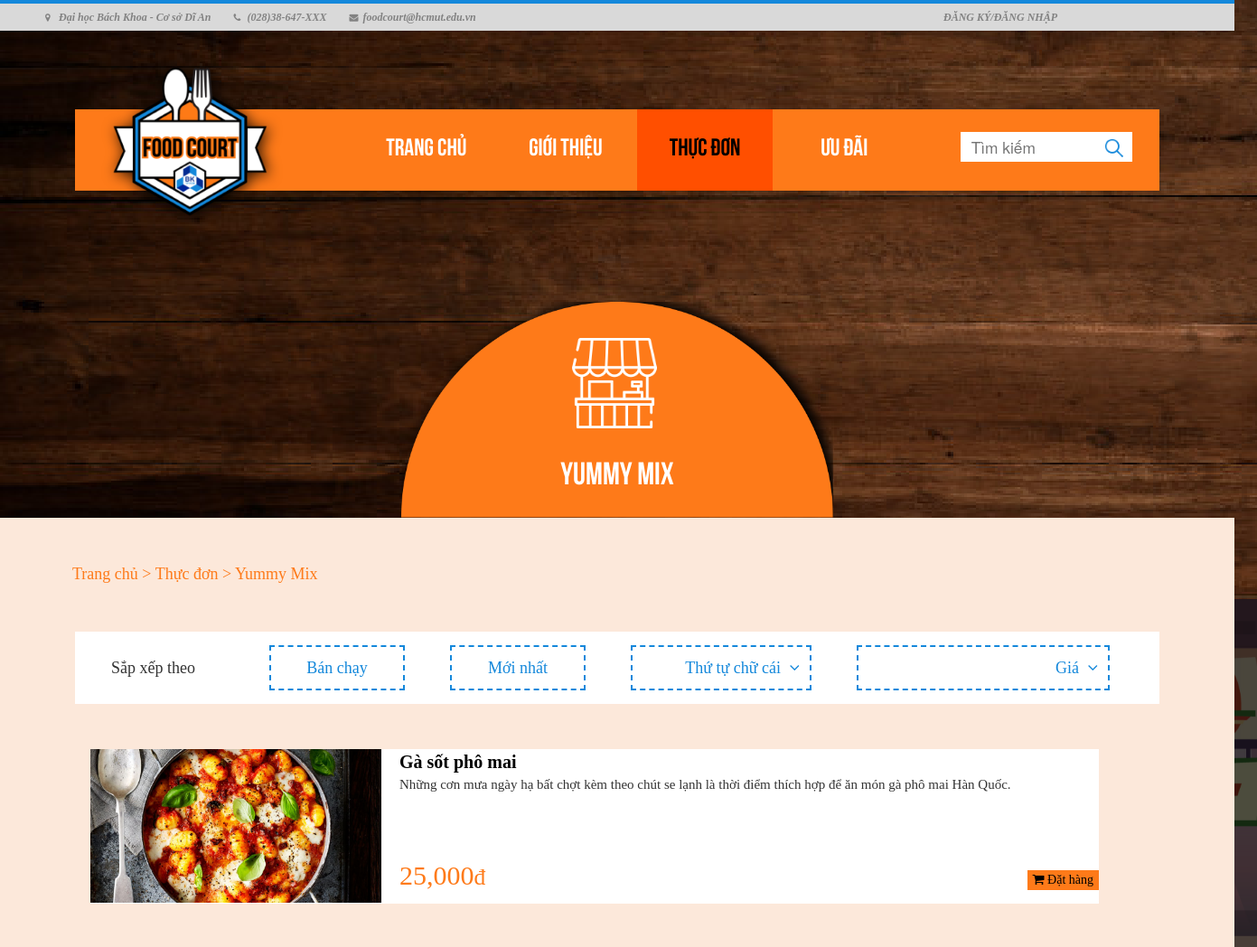
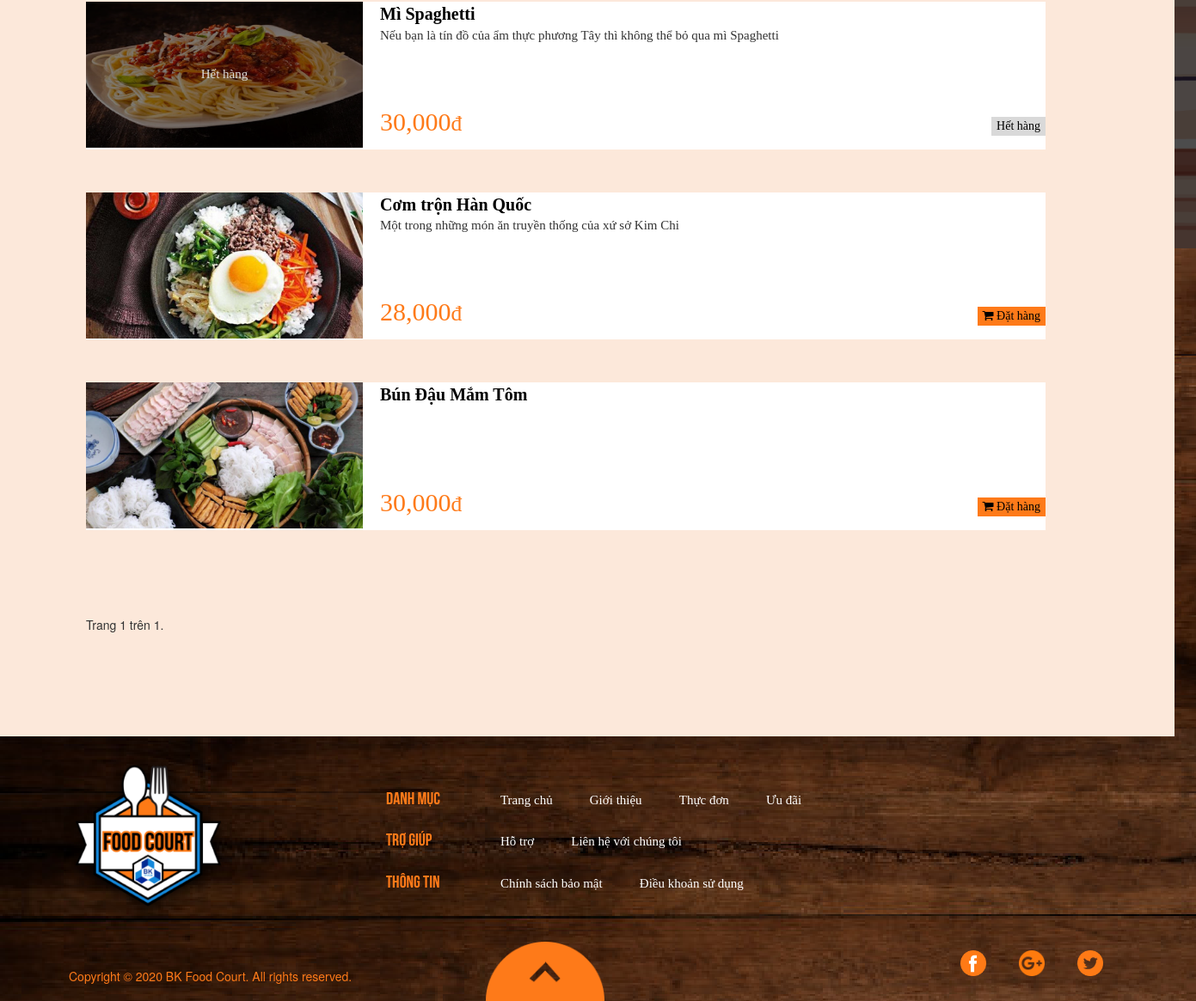
Screenshot of /stall-menu/1/ with the database file from the repository (2 pictures, top to bottom).
### webapp/models.py (models this page shows, shortened)
class Menu(models.Model):
    stallname = models.CharField(max_length=500)
    owner = models.CharField(max_length=50, blank=True)
    contact_phone = models.CharField(max_length=20, blank=True)
    def get_absolute_url(self):
        return reverse("stall-menu",kwargs={"id":self.id})

class Item(models.Model):
    name = models.CharField(max_length=500)
    image = models.ImageField(default='default.png', upload_to='profile_pics')
    description = models.TextField(blank=True, max_length=300)
    price = models.DecimalField(max_digits=8, decimal_places=0)
    available = models.BooleanField(default=True)
    belongs_to_stall = models.ForeignKey(Menu, on_delete=models.CASCADE)
    def get_absolute_url(self):
        return reverse("item-info",kwargs={"id":self.id})

### webapp/views.py (the view)
# urls.py: path('stall-menu/<int:id>/', web_views.menustall, name='stall-menu'),
def menustall(request, id):
    stall = get_object_or_404(Menu, id=id)
    if request.user.is_authenticated:
        order, created = Order.objects.get_or_create(order_by=request.user, status="ONGOING")
    else:
        order = "none"
    items = Item.objects.filter(belongs_to_stall=stall)
    query_list = items
    query = request.GET.get('query')
    if query:
        query_list = query_list.filter(name__icontains=query)
    if len(query_list) == 0 or query == "":
        none = 'True'
    else:
        none = 'False'
    paginator = Paginator(query_list, 10)
    page_number = request.GET.get('page')
    page_obj = paginator.get_page(page_number)
    context = {
        'none' : none,
        'stall': stall,
        'order' : order,
        'page_obj': page_obj
    }
    return render(request, 'webapp/menustall.html', context)

### webapp/templates/webapp/menustall.html (shortened to what this page needs)
{% load static %}
{% load humanize %}
<!DOCTYPE html>
<html>
    <head>
        <link rel="stylesheet" type="text/css" href="{% static 'webapp/styles/menustall.css' %}">
        <link rel="stylesheet" href="{% static 'webapp/styles/bootstrap.min.css' %}">
        <link rel="stylesheet" href="{% static 'webapp/styles/font-awesome.min.css' %}">
        <link rel="stylesheet" href="https://unpkg.com/purecss@2.0.3/build/pure-min.css">
        <link rel="stylesheet" href="https://maxcdn.bootstrapcdn.com/bootstrap/3.4.1/css/bootstrap.min.css">
    </head>
    <body>
	 <div class="contact-imfo-box">
		<div class="container">
			<p class="lead">
				<i class="fa fa-map-marker"></i>Đại học Bách Khoa - Cơ sở Dĩ An
			</p>
			<p class="lead">
				<i class="fa fa-phone"></i>(028)38-647-XXX
			</p>
			<p class="lead">
				<i class="fa fa-envelope"></i>foodcourt@hcmut.edu.vn
			</p>
			{% if user.is_authenticated %}
			<div class="row account">
				<a id="acc" href="#">
					<p class="lead" onclick="showAccOptions()">{{ user.username }}</p>
					<div id ="op-active" class="acc-options">
						<ul>
							{% if user.is_superuser == True or user.is_staff == True %}
							<li><a href="{% url 'admin:index' %}">Quản trị viên</a></li>
							{% endif %}
							{% if user.is_authenticated %}
							{% for group in request.user.groups.all %}
								{% if group.name == 'Customer' %}
									<li><a href="{% url 'profile' %}">Thông tin tài khoản</a></li>
								{% endif %}
								{% if group.name == 'Manager' %}
                                <li><a href="{{ request.user.manager.own_stall.get_absolute_url }}">Chỉnh sửa Menu</a></li>
								{% endif %}
							{% endfor %}
							{% endif %}
							<li><a href="{% url 'logout-page' %}?next={% url 'home-page' %}">Đăng xuất</a></li>
						</ul>
					</div>
				</a>
				<i class="fa fa-user"></i>
			</div>
			{% else %}
            <div class="row account">
				<a href="{% url 'login-page' %}">
					<p>ĐĂNG KÝ/ĐĂNG NHẬP</p>
				</a>
			</div>
			{% endif %}
        </div>
    </div>
        <header>
                <ul>
                    <li><a href="{% url 'home-page' %}">Trang chủ</a></li>
                    <li><a href="{% url 'about' %}">Giới thiệu</a></li>
                    <li><a href="{% url 'main-menu' %}" class="active">Thực đơn</a></li>
                    <li><a href="{% url 'preference' %}">Ưu đãi</a></li>
                </ul>
                <div class="search">
                    <form method="GET" action="">
                        <input type="text" name="query" placeholder="  Tìm kiếm">
                        <button type='submit'><img src="{% static 'webapp/images/search.png' %}"></button>
                    </form>
                </div>
                <div class="logo_area">
                    <a href="{% url 'home-page' %}"><img src="{% static 'webapp/images/logo.png' %}" alt=""/></a>
                </div>
        </header>
        <div style="position: relative;">
            <div class="stall_icon">
                <img src="{% static 'webapp/images/stall-icon.png' %}" width="100px"/>
            </div>
            <div class="stall_name">
                <a href="{{ stall.get_absolute_url }}">{{ stall.stallname }}</a>
            </div>
        </div>
        <section class="back_area">
            <div class="text_heading">
                <a href="{% url 'home-page' %}">Trang chủ</a><a href="{% url 'main-menu' %}"> > Thực đơn</a> > <a href="{{ stall.get_absolute_url }}"> {{ stall.stallname }}</a>
            </div>
            <div class="filter">
                <p id="sortby">Sắp xếp theo</p>
                <div class="row">
                    <button style="margin-left: 230px">Bán chạy</button>
                    <button>Mới nhất</button>
                    <button style="width: 200px; text-align: right">Thứ tự chữ cái
                        <i class="fa fa-angle-down"></i>
                    </button>
                    <button style="width: 280px; text-align: right;">Giá
                        <i class="fa fa-angle-down"></i>
                    </button>
                </div>
            </div>
            {% if none == 'True' %}
            <div style="text-align: center; margin: 80px">
                <h4> Không tìm thấy món ăn nào. Xin bạn vui lòng tìm kiếm với từ khóa khác </h4>
            </div>
            {% else %}
            {% for item in page_obj %}
            <div class="items">
                {% if item.available == True %}
                <div class="food-image"><img src="{{ item.image.url }}" style="width: 322px;height: 170px; text-align: center;"></div>
                {% else %}
                <div class="food-image"><img src="{{ item.image.url }}" style="width: 322px;height: 170px; text-align: center; filter: brightness(50%)">
                    <p>Hết hàng</p>
                </div>
                {% endif %}
                <div class="infomation">
                    <a href="{{ item.get_absolute_url }}" class="food-name">{{ item.name }}</a>
                    <div class="description">{{ item.description }}</div>
                    <div class="row">
                        <div class="food-price">{{ item.price|intcomma }}<small>đ</small></div>
                        {% if user.is_authenticated %}
                        {% for group in request.user.groups.all %}
                            {% if group.name == 'Customer' %}
                                {% if item.available == True %}
                                <button data-item="{{ item.id }}" data-action="add" class="order-button"> <i class="fa fa-shopping-cart"></i> Đặt hàng</button>
                                {% else %}
                                <button class="out-button">Hết hàng</button>
                                {% endif %}
                                {% endif %}
                            {% if group.name == 'Manager' %}
                                {% if stall == request.user.manager.own_stall %}
                                <a role ="button" href="{%url 'update-item' item.id%}" style="position: absolute;margin-left: 0px;right: 15px;top:5px;width: 100px;height: 35px;text-align: center;text-decoration: none;background: #FE7A19;padding-top: 5px; color:#000;font-family: SegoeUI_Semibold;" >
                                    Chỉnh sửa
                                </a>
                                <a role ="button" href="{%url 'delete-item' item.id%}" style="position: absolute;margin-left: 0px;right: 120px;top:5px;width: 100px;height: 35px;text-align: center;text-decoration: none;background: #FE7A19;padding-top: 5px; color:#000;font-family: SegoeUI_Semibold;" >
                                    Xóa
                                </a>
                                {% endif %}
							{% endif %}
                        {% endfor %}
						{% else %}
						    {% if item.available == True %}
                                <button class="alert-button"><i class="fa fa-shopping-cart"></i> Đặt hàng</button>
                            {% else %}
                                <button class="out-button">Hết hàng</button>
                            {% endif %}
						{% endif %}
                    </div>
                </div>
            </div>
            {% endfor %}
            {% endif %}
            <div class="pagination" style="margin: 50px;">
                <span class="step-links">
                    <div class="current">
                        Trang {{ page_obj.number }} trên {{ page_obj.paginator.num_pages }}.
                    </div>
                    <br>
                </span>
            </div>
        </section>
	<div class="footer-above">
		<div class="row">
			<div class="footer-logo">
				<a href="{% url 'home-page' %}"><img src="{% static 'webapp/images/logo.png' %}" alt=""></a>
			</div>
			<div class="row footer-side">
				<div class="catalogue-title">
					<ul>
						<li>DANH MỤC</li>
						<li>TRỢ GIÚP</li>
						<li>THÔNG TIN</li>
					</ul>
				</div>
				<div>
					<ul>
						<li class="catalogue">
							<ul>
								<li><a href="{% url 'home-page' %}">Trang chủ</a></li>
								<li><a href="{% url 'about' %}">Giới thiệu</a></li>
								<li><a href="{% url 'main-menu' %}">Thực đơn</a></li>
								<li><a href="{% url 'preference' %}">Ưu đãi</a></li>
							</ul>
						</li>
						<li class="catalogue">
							<ul>
								<li><a href="#">Hỗ trợ</a></li>
								<li><a href="#">Liên hệ với chúng tôi</a></li>
							</ul>
						</li>
						<li class="catalogue">
							<ul>
								<li><a href="#">Chính sách bảo mật</a></li>
								<li><a href="#">Điều khoản sử dụng</a></li>
							</ul>
						</li>
					</ul>
				</div>
			</div>
		</div>
	</div>
	<div class="footer-bottom">
		<div class="row">
			<div class="col-xl-4 copyright">
				Copyright © 2020 BK Food Court. All rights reserved.
			</div>
			<div class="col-xl-5">
				<div class="up-button">
					<a href="#"><img id="up-button-image" src="{% static 'webapp/images/Subtraction 3.png' %}"></a>
				</div>
			</div>
			<div class="col-xl-3">
				<ul class="list-inline f-social">
					<li class="list-inline-item"><a href="#"><img src="{% static 'webapp/images/facebook (2).png' %}"></a></li>
					<li class="list-inline-item"><a href="#"><img src="{% static 'webapp/images/google-plus.png' %}"></a></li>
					<li class="list-inline-item"><a href="#"><img src="{% static 'webapp/images/twitter.png' %}"></a></li>
				</ul>
			</div>
		</div>
    </div>
    </body>
</html>

### rows the page displays
Menu: stallname "Yummy Mix"
Item: image (picture), name "Gà sốt phô mai", description "Những cơn mưa ngày hạ bất chợt kèm theo chút se lạnh là thời điểm thích hợp để ăn món gà phô mai Hàn Quốc.", price "25,000", available True (drawn)
Item: image (picture), name "Mì Spaghetti", description "Nếu bạn là tín đồ của ẩm thực phương Tây thì không thể bỏ qua mì Spaghetti", price "30,000", available "Hết hàng"
Item: image (picture), name "Cơm trộn Hàn Quốc", description "Một trong những món ăn truyền thống của xứ sở Kim Chi", price "28,000", available True (drawn)
Item: image (picture), name "Bún Đậu Mắm Tôm", price "30,000", available True (drawn)

### other values shown
{{ page_obj.number }} "1"
{{ page_obj.paginator.num_pages }} "1"
